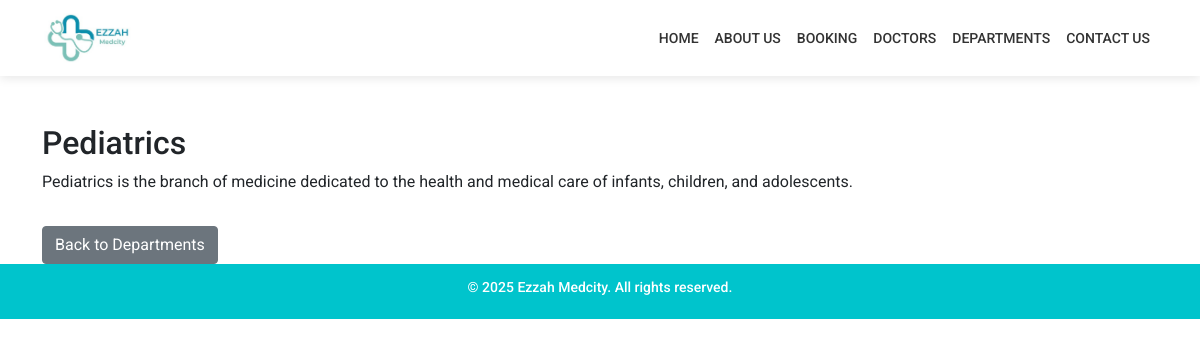
The page /departments/7/ on the database its author committed.
### Home/models.py (models this page shows, shortened)
class Departments(models.Model):
    dep_name = models.CharField(max_length=100)
    dep_description = models.TextField()
    icon = models.ImageField(upload_to='department_icons/', blank=True, null=True)

### Home/views.py (the view)
# urls.py: path('departments/<int:id>/', views.department_detail, name='department_detail'),
def department_detail(request, id):
    department = get_object_or_404(Departments, id=id)
    return render(request, 'department_detail.html', {'department': department})

### Templates/department_detail.html (shortened to what this page needs)
{% extends 'base.html' %}
{% block content %}
<div class="container mt-5">
    <h2>{{ department.dep_name }}</h2>
    <p>{{ department.dep_description }}</p>
    <a href="{% url 'departments' %}" class="btn btn-secondary mt-3">Back to Departments</a>
</div>
{% endblock %}

### Templates/base.html (style rules this page uses)
body { font-family: 'Roboto', sans-serif; margin: 0; padding: 0; }

### rows shown on the page
Departments: dep_name "Pediatrics", dep_description "Pediatrics is the branch of medicine dedicated to the health and medical care of infants, children, and adolescents."
